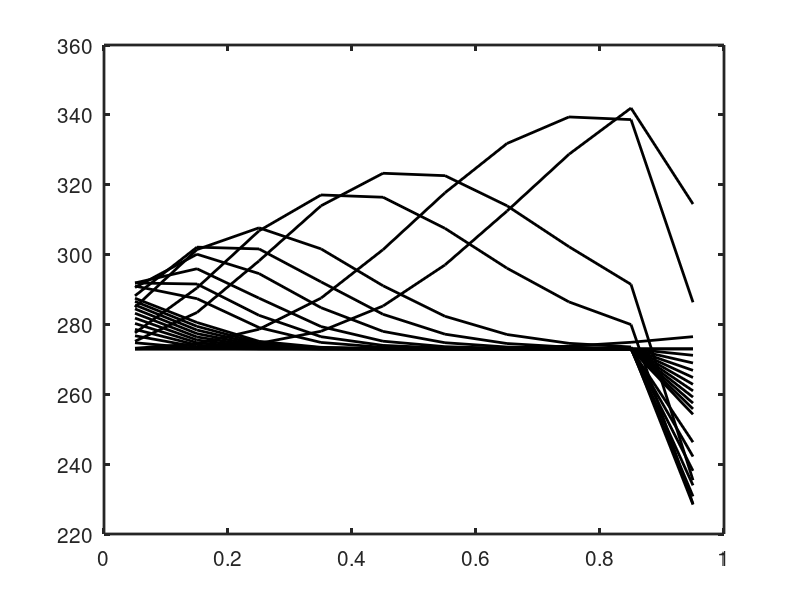
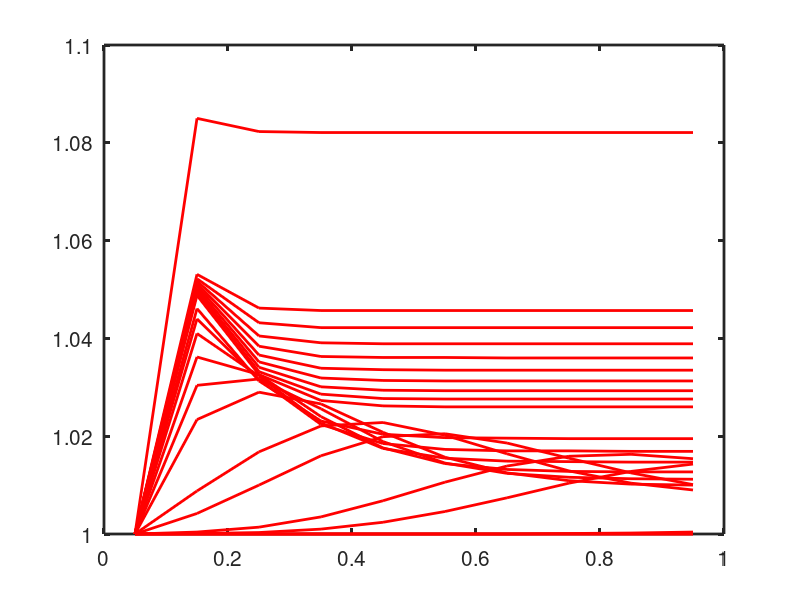
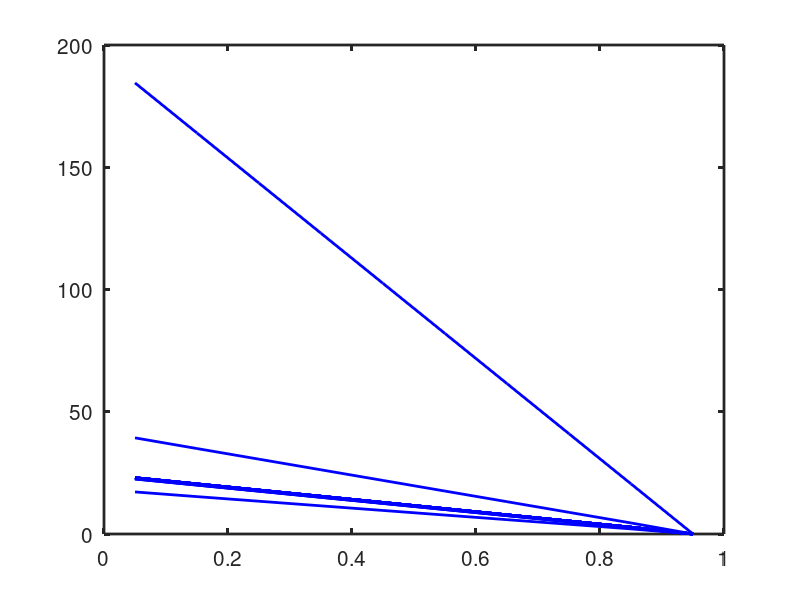
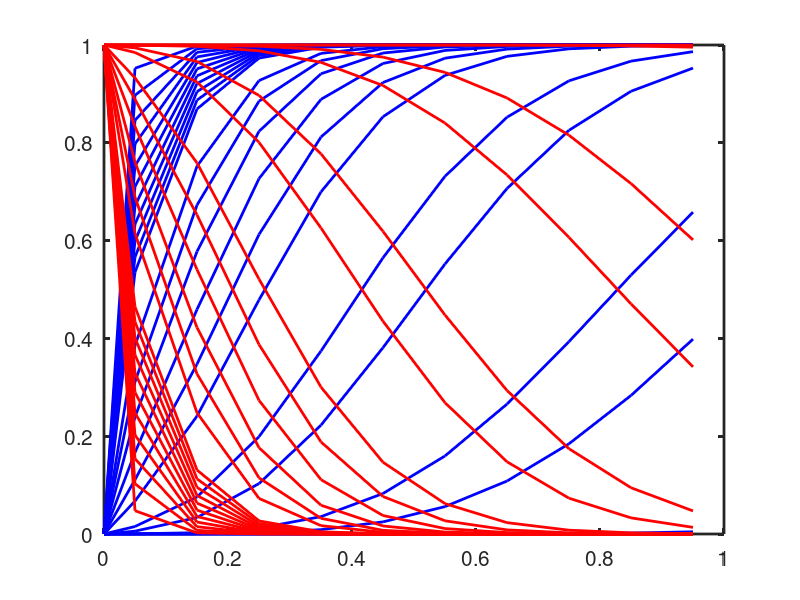

Write the MATLAB code that produced these figures, in order.
% this script is made to post process the time dependent data
% received from the matlab calculation. 

clear all;
close all;
clc;

A = importdata('output.txt');
y = A.data;

% Assign some pointers
it   = find(strcmpi('Time',A.colheaders));
ix   = find(strcmpi('Position',A.colheaders));
iu   = find(strcmpi('Velocity',A.colheaders));
iT   = find(strcmpi('Temperature',A.colheaders));
iP   = find(strcmpi('Pressure',A.colheaders));
if1  = find(strcmpi('species1',A.colheaders));
if2  = find(strcmpi('species2',A.colheaders));
irho  = find(strcmpi('density',A.colheaders));


% store the values in the appropriate array
time = y(:,it);
x = y(:,ix);
u = y(:,iu);
T = y(:,iT);
P = y(:,iP);
f1 = y(:,if1);
f2 = y(:,if2);
rho = y(:,irho);

% reshape the array such that they can be plotted within
% the computational domain. 
col = length(unique(time));
row = length(u)/col;

x_new = reshape(x,[row, col]);
u_new = reshape(u,[row, col]);
T_new = reshape(T,[row, col]);
P_new = reshape(P,[row, col]);
f1_new = reshape(f1,[row, col]);
f2_new = reshape(f2,[row, col]);
rho_new = reshape(rho,[row, col]);
% plot the results
figure(1)
hold on
plot(x_new(2:row-1,:),T_new(2:row-1,:),'-k','LineWidth',2)
set(gca, 'box', 'on', 'LineWidth', 2, 'FontSize', 15)

figure(2)
hold on
plot(x_new(2:row-1,:),u_new(2:row-1,:),'-r','LineWidth',2)
set(gca, 'box', 'on', 'LineWidth', 2, 'FontSize', 15)

figure(3)
hold on
plot(x_new(2:row-1,:),P_new(2:row-1,:),'-b','LineWidth',2)
set(gca, 'box', 'on', 'LineWidth', 2, 'FontSize', 15)

figure(4)
hold on
plot(x_new(1:row-1,:),f1_new(1:row-1,:),'-b','LineWidth',2)
plot(x_new(1:row-1,:),f2_new(1:row-1,:),'-r','LineWidth',2)
set(gca, 'box', 'on', 'LineWidth', 2, 'FontSize', 15)
 
figure(5)
hold on
plot(x_new(1:row-1,:),rho_new(1:row-1,:),'-k','LineWidth',2)
set(gca, 'box', 'on', 'LineWidth', 2, 'FontSize', 15)
